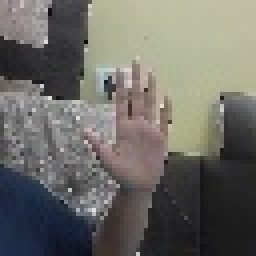
#> input picture dataset/exit/10.jpg, 64 x 64 px (shown 4 times larger); its folder holds only this picture in this run
$ python augment_dataset.py
#> lines starting #> are read from the running program, lines starting #| are printed output that depends on the picture
"""
augment_dataset.py  —  GestureFlow Dataset Augmentor
=====================================================
Takes your existing dataset photos and generates augmented
variations until each gesture folder has 500 images.

Augmentations applied (all subtle — preserves gesture shape):
  - Random rotation ±15 degrees
  - Brightness variation ±30%
  - Slight zoom in/out
  - Small horizontal/vertical shifts
  - Gaussian noise

Run: python augment_dataset.py
Then: python train_model.py
"""

import cv2
import numpy as np
import os
import random

DATASET_DIR     = "dataset"
TARGET_PER_CLASS = 500
IMG_SIZE        = 64

LABELS = sorted([
    d for d in os.listdir(DATASET_DIR)
    if os.path.isdir(os.path.join(DATASET_DIR, d))
])

print("=" * 50)
print("  GestureFlow — Dataset Augmentor")
print("=" * 50)

def augment_image(img):
    """Apply random augmentation to a 64x64 image."""
    h, w = img.shape[:2]

    # 1. Random rotation ±15 degrees
    angle  = random.uniform(-15, 15)
    M      = cv2.getRotationMatrix2D((w//2, h//2), angle, 1.0)
    img    = cv2.warpAffine(img, M, (w, h),
                             borderMode=cv2.BORDER_REFLECT)

    # 2. Random brightness ±30%
    factor = random.uniform(0.70, 1.30)
    img    = np.clip(img.astype(np.float32) * factor, 0, 255).astype(np.uint8)

    # 3. Random zoom (crop + resize back)
    zoom = random.uniform(0.85, 1.0)
    zh   = int(h * zoom)
    zw   = int(w * zoom)
    top  = random.randint(0, h - zh)
    left = random.randint(0, w - zw)
    img  = img[top:top+zh, left:left+zw]
    img  = cv2.resize(img, (IMG_SIZE, IMG_SIZE))

    # 4. Random shift (±4 pixels)
    tx  = random.randint(-4, 4)
    ty  = random.randint(-4, 4)
    M2  = np.float32([[1, 0, tx], [0, 1, ty]])
    img = cv2.warpAffine(img, M2, (w, h),
                          borderMode=cv2.BORDER_REFLECT)

    # 5. Random Gaussian noise (subtle)
    if random.random() > 0.5:
        noise = np.random.normal(0, random.uniform(2, 8),
                                  img.shape).astype(np.int16)
        img   = np.clip(img.astype(np.int16) + noise,
                        0, 255).astype(np.uint8)

    # 6. Random horizontal flip ONLY for palm/freeze/exit
    # (NOT for next/prev/zoom — direction matters for those)
    return img


def should_flip(label):
    """Only flip gestures where left/right doesn't matter."""
    return label in ("palm", "freeze", "exit")


for label in LABELS:
    folder   = os.path.join(DATASET_DIR, label)
    existing = [f for f in os.listdir(folder)
                if f.lower().endswith(('.jpg','.jpeg','.png'))]
    current  = len(existing)

    if current >= TARGET_PER_CLASS:
        print(f"  {label:<12} already has {current} images — skipping")
        continue

    needed = TARGET_PER_CLASS - current
    print(f"  {label:<12} has {current} — generating {needed} more...", end="", flush=True)

    # Load all existing images
    source_imgs = []
    for fname in existing:
        path = os.path.join(folder, fname)
        img  = cv2.imread(path)
#> img is the input picture: shape (64, 64, 3); mean B, G, R 101.5, 107.2, 108.5
        if img is not None:
            img = cv2.resize(img, (IMG_SIZE, IMG_SIZE))
            source_imgs.append(img)

    if not source_imgs:
        print(f" ERROR: no readable images found")
        continue

    generated = 0
    while generated < needed:
        # Pick a random source image
        src = random.choice(source_imgs).copy()

        # Apply augmentation
        aug = augment_image(src)

        # Optional flip for symmetric gestures
        if should_flip(label) and random.random() > 0.5:
            aug = cv2.flip(aug, 1)

        # Save with new index
        idx      = current + generated
        out_path = os.path.join(folder, f"aug_{idx}.jpg")
        cv2.imwrite(out_path, aug)
        generated += 1
#> this loop made 499 passes
#> pass 1, in augment_image, `img    = cv2.warpAffine(img, M, (w, h), borderMode=cv2.BORDER_REFLECT)`:
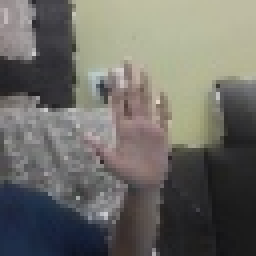
#> img: shape (64, 64, 3) (shown 4 times larger); mean of channels 0, 1, 2 102, 107.8, 109; drawn as B, G, R
#> pass 1, in augment_image, `img  = img[top:top+zh, left:left+zw]`:
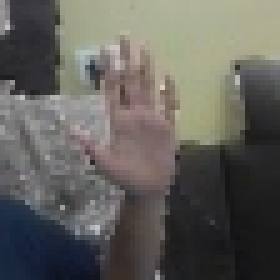
#> img: shape (56, 56, 3) (shown 5 times larger); mean of channels 0, 1, 2 91.7, 96.8, 98.4; drawn as B, G, R
#> pass 1, in augment_image, `img  = cv2.resize(img, (IMG_SIZE, IMG_SIZE))`:
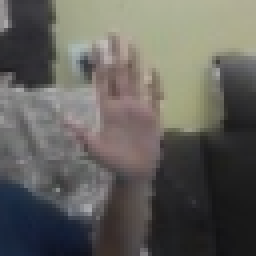
#> img: shape (64, 64, 3) (shown 4 times larger); mean of channels 0, 1, 2 91.6, 96.7, 98.3; drawn as B, G, R
#> after the loop, generated = 499

    final = len(os.listdir(folder))
#> final = 1
    print(f" done → {final} total")
#|  done → 1 total
#> pass 2 of the loop `for label in LABELS:`:
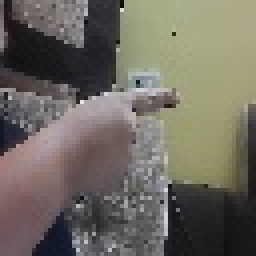
#> input picture dataset/next/10.jpg, 64 x 64 px (shown 4 times larger)
#> img is the input picture: shape (64, 64, 3); mean B, G, R 96.4, 105.8, 110.3
#> the loop `while generated < needed:` made 499 passes
#> M in augment_image on passes 1 to 3: [[1, -0.00496, 0.159], [0.00496, 1, -0.158]], [[0.978, 0.21, -5.99], [-0.21, 0.978, 7.41]], [[0.967, 0.254, -7.08], [-0.254, 0.967, 9.18]]
#> pass 1, in augment_image (call 500), `img    = np.clip(img.astype(np.float32) * factor, 0, 255).astype(np.ui..`:
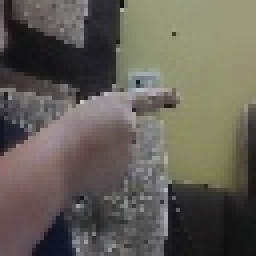
#> img: shape (64, 64, 3) (shown 4 times larger); mean of channels 0, 1, 2 86.8, 95.3, 99.4; drawn as B, G, R
#> pass 1, in augment_image (call 500), `img  = cv2.resize(img, (IMG_SIZE, IMG_SIZE))`:
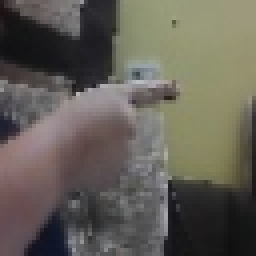
#> img: shape (64, 64, 3) (shown 4 times larger); mean of channels 0, 1, 2 86.6, 95, 99; drawn as B, G, R
#|  done → 1 total

print("\n" + "=" * 50)
print("  Final counts:")
total = 0
for label in LABELS:
    count = len([f for f in os.listdir(os.path.join(DATASET_DIR, label))
                 if f.lower().endswith(('.jpg','.jpeg','.png'))])
    total += count
    status = "✓" if count >= TARGET_PER_CLASS else "⚠"
    print(f"  {status} {label:<12} {count} images")
#> pass 2 of the loop `for label in LABELS:`:
print(f"\n  Total: {total} images across {len(LABELS)} classes")
print("=" * 50)
print("\nNext step: python train_model.py")
